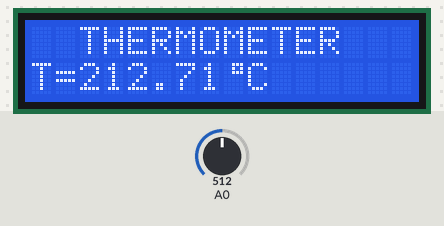
Simulated run of this sketch. Board: Arduino Uno, built with avr-gcc and run on an emulated ATmega328P. On the bench: 16×2 character LCD. The inputs (shaded band) are chosen by the test bench; at power-on: A0 = 512.

Above: at 2.2 s.
2.3 s: A0 set to 716
At 3.7 s:
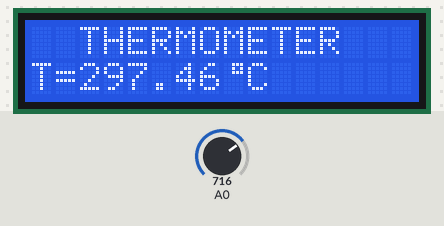
4.5 s: A0 set to 900
At 5.7 s:
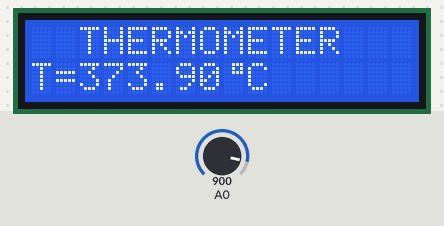
6.5 s: A0 set to 1023
At 7.6 s:
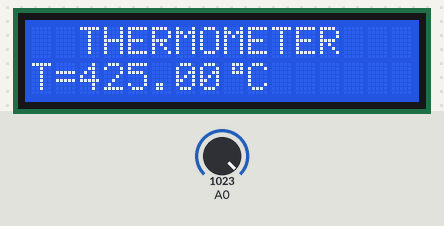
Timing chart, 0 to 9.5 s (numbered marks = the images above; inputs shaded):
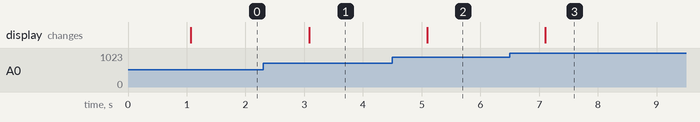

Measured:
- after the input at 2.3 s, the display: changes after 0.78 s (image 1)
- after the input at 4.5 s, the display: changes after 0.60 s (image 2)
- after the input at 6.5 s, the display: changes after 0.61 s (image 3)

The sketch:

Arduino_Thermometer.ino
```cpp
#include <LiquidCrystal.h>
#include <Wire.h>
LiquidCrystal lcd(2,3,4,5,6,7);

void setup() {
  lcd.begin(16,2);
  lcd.setCursor(4,0);
  lcd.print("ARDUINO");
  lcd.setCursor(2,1);
  lcd.print("THERMOMETER");
  delay(1000);
  byte degree_symbol[8] =
  {
    0b00111,
    0b00101,
    0b00111,
    0b00000,
    0b00000,
    0b00000,
    0b00000,
    0b00000
  };
  lcd.createChar(1, degree_symbol);
}
void loop() {
  lcd.clear();
  float val=analogRead(A0);
  float temp=val*(5.0/1023.0)*85;
  lcd.setCursor(2,0);
  lcd.print("THERMOMETER");
  lcd.setCursor(0,1);
  lcd.print("T=");
  lcd.print(temp);
  lcd.write(1);
  lcd.print("C");
  delay(1000);
}
```
